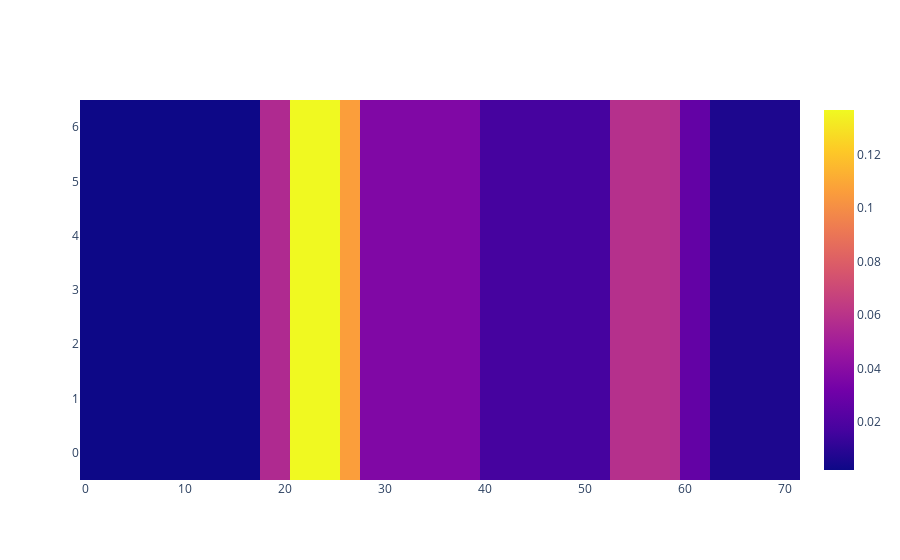

The code cell stored with this chart in its notebook:
### Code cell
groups = {}
box = []
leaves = regressor.apply(reg_x)
for i,l in enumerate(leaves):
    if l not in groups:
        groups[l] = {"coors": [reg_x[i]], "tot_dis": np.array(reg_y[i]), "cnt": 1}
    else:
        groups[l]["coors"].append(reg_x[i])
        groups[l]["tot_dis"] += reg_y[i]
        groups[l]["cnt"] += 1
for g, points in groups.items():
    box.append({})
    box[-1]["box"] = bounding_box(points["coors"])
    box[-1]["dis"] = points["tot_dis"] / points["cnt"] 


on_rate_group = np.full(ctx_info.get_ctx_space_shape(), -0.1)
for i in range(ctx_info.get_ctx_space_shape()[0]):
    for j in range(ctx_info.get_ctx_space_shape()[1]):
        test = False
        for b in box:
            if check_in_box(b["box"], [i,j]):
                test = True
                on_rate_group[i,j] = b["dis"][0]
                break
        if not test:
            print((i,j))
fig = go.Figure(data=go.Heatmap(z=np.transpose(on_rate_group)))
fig.show()

### Figure 1 — Plotly figure (JSON) as saved in the notebook; plotly's stock layout.template omitted (floating-point values rounded to 4 significant figures; data arrays with more than 128 entries replaced by an {"elided": "..."} marker saying what was removed)
{"data": [{"type": "heatmap", "z": {"elided": "7x72 float values"}}], "layout": {}}
